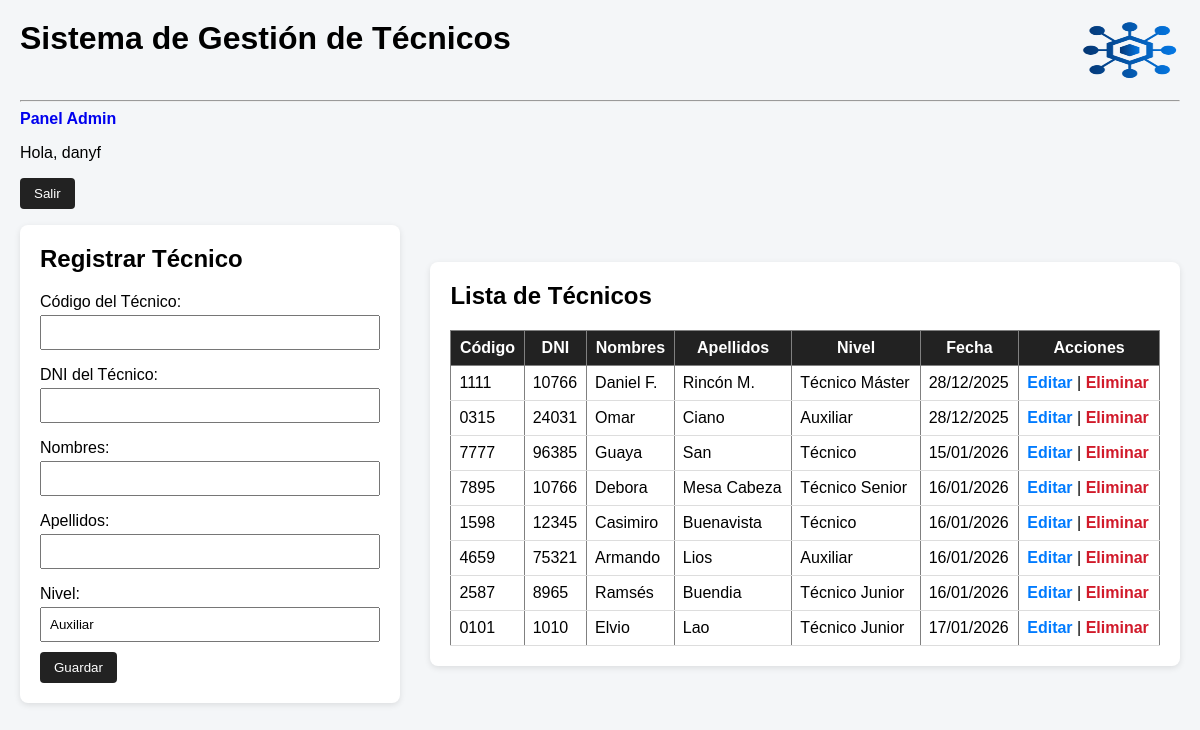
The page /panel/ (signed in) on the database its author committed.
### tecnicos/models.py (models this page shows, shortened)
class Tecnico(models.Model):
    codigo = models.CharField(
        max_length=20,
        unique=True,
        verbose_name="Código del Técnico"
        )
    dni = models.CharField(
        max_length=15,
        verbose_name="DNI del Técnico"
        )
    nombres = models.CharField(
        max_length=100
    )
    apellidos = models.CharField(
        max_length=100
    )
    nivel = models.CharField(
        max_length=20,
        default="Auxiliar",
    )
    fecha_registro = models.DateField(
        auto_now_add=True
    )

### tecnicos/views.py (the view)
# urls.py: path('panel/', views.index, name='index'),
@never_cache
@login_required
@user_passes_test(es_admin)
def index(request):
    if request.method == 'POST':
        form = TecnicoForm(request.POST)
        if form.is_valid():
            form.save()
            messages.success(request, 'Técnico registrado correctamente.')
            return redirect('index')
    else:
        form = TecnicoForm()
    tecnicos = Tecnico.objects.all()
    return render(request, 'tecnicos/index.html', {
        'form': form,
        'tecnicos': tecnicos
    })

### tecnicos/forms.py
class TecnicoForm(forms.ModelForm):
    class Meta:
        model = Tecnico
        fields = ['codigo', 'dni', 'nombres', 'apellidos', 'nivel']

### tecnicos/views.py (called while the page is built)
def es_admin(user):
    return user.is_superuser

### tecnicos/templates/tecnicos/index.html (shortened to what this page needs)
{% extends 'base.html' %}
{% block content %}
<div class="contenedor">
    <div class="formulario">
        <h2>Registrar Técnico</h2>
        <form method="post">
            {{ form.as_p }}
            <button type="submit">Guardar</button>
        </form>
    </div>
    <div class="listado">
        <h2>Lista de Técnicos</h2>
        <table border="1">
            <tr>
                <th>Código</th>
                <th>DNI</th>
                <th>Nombres</th>
                <th>Apellidos</th>
                <th>Nivel</th>
                <th>Fecha</th>
                <th>Acciones</th>
            </tr>
            {% for tecnico in tecnicos %}
            <tr>
                <td>{{ tecnico.codigo }}</td>
                <td>{{ tecnico.dni }}</td>
                <td>{{ tecnico.nombres }}</td>
                <td>{{ tecnico.apellidos }}</td>
                <td>{{ tecnico.nivel }}</td>
                <td>{{ tecnico.fecha_registro|date:"d/m/Y" }}</td>
                <td>
                    <a class="editar" href="{% url 'editar' tecnico.id %}">Editar</a> |
<a class="eliminar"
   href="{% url 'eliminar' tecnico.id %}"
   onclick="return confirm('¿Seguro que deseas eliminar este técnico?');">
   Eliminar
</a>
                </td>
            </tr>
            {% empty %}
            <tr>
                <td colspan="6">No hay técnicos registrados</td>
            </tr>
            {% endfor %}
        </table>
    </div>
</div>
{% endblock %}

### tecnicos/templates/base.html (shortened to what this page needs)
{% load static %}
<!doctype html>
<html lang="es">
  <head>
    <link rel="stylesheet" href="{% static 'tecnicos/css/estilos.css' %}" />
  </head>
  <body>
    <div class="encabezado">
      <h1>Sistema de Gestión de Técnicos</h1>
      <img
        src="{% static 'tecnicos/img/logoAzul.png' %}"
        alt="Logo"
        class="img-logo"
      />
    </div>
    <hr />
    {% if user.is_superuser %}
    <a href="{% url 'index' %}">Panel Admin</a>
{% endif %}
    {% if user.is_authenticated %}
      {% if user.is_authenticated %}
    <p>
        Hola, {{ user.username }}
        <form method="post" action="{% url 'logout' %}" style="display:inline;">
            <button type="submit" class="logout-btn">Salir</button>
        </form>
    </p>
{% endif %}
    {% else %}
    <a href="{% url 'login' %}">Iniciar sesión</a>
    {% endif %}
     {% block content %}{% endblock %}
  </body>
</html>

### tecnicos/static/tecnicos/css/estilos.css (style rules this page uses)
* { box-sizing: border-box; font-family: Arial, sans-serif; }
body { background: #f4f6f8; margin: 0; padding: 20px; }
h1, h2 { margin-top: 0; }
.contenedor { display: flex; gap: 30px; align-items: center; }
.encabezado { display: flex; justify-content: space-between; margin-bottom: 20px; }
.formulario { width: 500; background: #ffffff; padding: 20px; border-radius: 8px; box-shadow: 0 2px 6px rgba(0,0,0,0.1); }
.formulario form p { margin-bottom: 10px; }
.formulario input, .formulario select { width: 100%; padding: 8px; margin-top: 4px; }
.listado { width: 65%; background: #ffffff; padding: 20px; border-radius: 8px; box-shadow: 0 2px 6px rgba(0,0,0,0.1); }
table { width: 100%; border-collapse: collapse; }
th { background: #222; color: #fff; padding: 8px; }
td { padding: 8px; border-bottom: 1px solid #ddd; }
button { padding: 8px 14px; border: none; border-radius: 4px; background: #222; color: #fff; cursor: pointer; }
a { text-decoration: none; font-weight: bold; }
a.editar { color: #007bff; }
a.eliminar { color: #d11a2a; }
.img-logo { height: 60px; width: 100PX; vertical-align: middle; margin-left: 15px; }

### rows shown on the page
Tecnico: codigo "1111", dni "10766", nombres "Daniel F.", apellidos "Rincón M.", nivel "Técnico Máster", fecha_registro "28/12/2025"
Tecnico: codigo "0315", dni "24031", nombres "Omar", apellidos "Ciano", nivel "Auxiliar", fecha_registro "28/12/2025"
Tecnico: codigo "7777", dni "96385", nombres "Guaya", apellidos "San", nivel "Técnico", fecha_registro "15/01/2026"
Tecnico: codigo "7895", dni "10766", nombres "Debora", apellidos "Mesa Cabeza", nivel "Técnico Senior", fecha_registro "16/01/2026"
Tecnico: codigo "1598", dni "12345", nombres "Casimiro", apellidos "Buenavista", nivel "Técnico", fecha_registro "16/01/2026"
Tecnico: codigo "4659", dni "75321", nombres "Armando", apellidos "Lios", nivel "Auxiliar", fecha_registro "16/01/2026"
Tecnico: codigo "2587", dni "8965", nombres "Ramsés", apellidos "Buendia", nivel "Técnico Junior", fecha_registro "16/01/2026"
Tecnico: codigo "0101", dni "1010", nombres "Elvio", apellidos "Lao", nivel "Técnico Junior", fecha_registro "17/01/2026"

### other values the page prints
{{ user.username }} "danyf"
